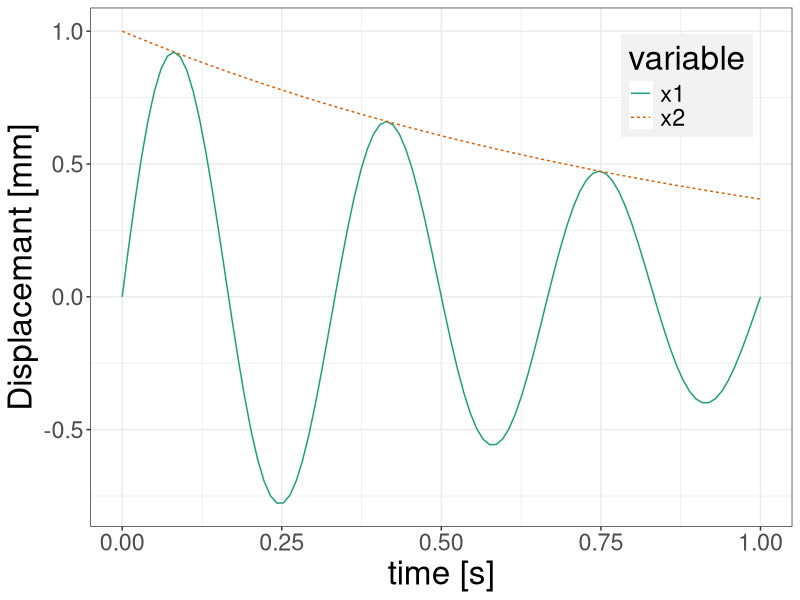
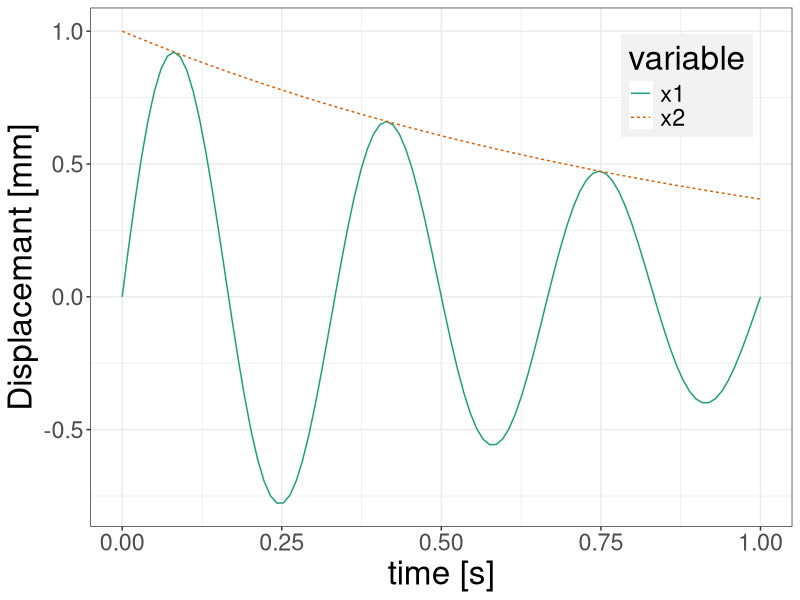

Generate these figures, in order, with R:
#install.packages('tidyr')
library(tidyr)
#install.packages('dplyr')
library(dplyr)
#install.packages("ggplot2", dependencies=TRUE)
library(ggplot2)
#install.packages("grid", dependencies=TRUE)
library(grid)
#install.packages("RColorBrewer", dependencies = TRUE)
library(RColorBrewer)

t <- seq(0,1,length=100)
x1 <- exp(-1*t)*sin(6*pi*t)
x2 <- exp(-1*t)
df <- data.frame(t=t,x1=x1,x2=x2)
df %>% gather(key = variable, value = value, -t)->d

g <- ggplot(d,aes(x=t, y=value,colour = variable,linetype = variable))
g <- g + theme_bw()
g <- g + geom_line(size = 0.5)
g <- g + xlab("time [s]")
g <- g + ylab("Displacemant [mm]")
g <- g  + theme(title = element_text(size=24)) # enlarge title font
g <- g  + theme(text = element_text(size=21)) # enlarge text font
g <- g + theme(legend.position=c(0.85,0.85),
               legend.background = element_rect(fill="gray95", size=.5, linetype="dotted"));
g <- g + scale_colour_brewer(palette = "Dark2")
plot(g)
ggsave(file = "sample.pdf", plot = g, width = 800/72, height = 400/72) # export figure
